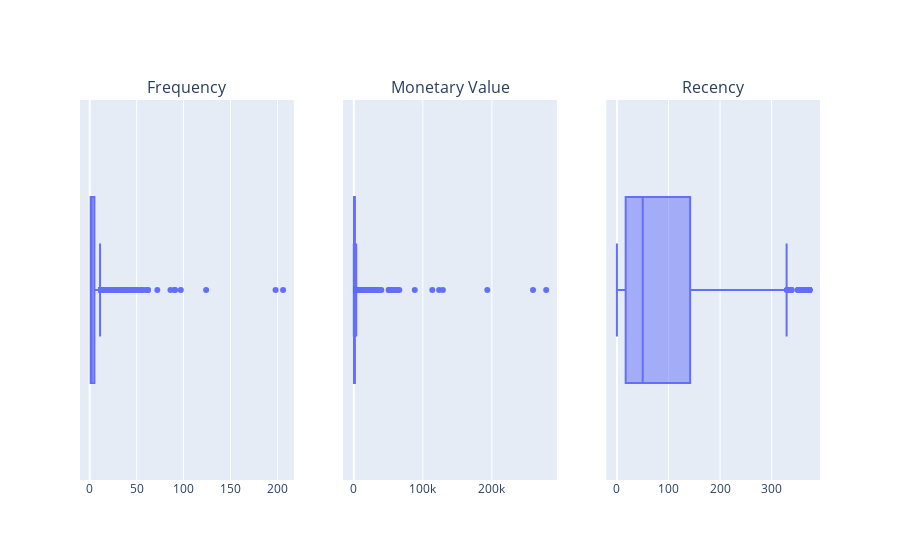

Write notebook code for a chart like this one.
### Markdown cell above
Теперь давайте взглянем на коробчатые диаграммы для каждого из признаков:

### Code cell
boxes = [px.box(rfm_table, x=column) for column in rfm_table.columns]
fig = make_subplots(
    rows=1, cols=3, 
    subplot_titles=(
        "Frequency","Monetary Value", "Recency"
    )
)

for i, box in enumerate(boxes):
    fig.add_trace(boxes[i]['data'][0], row=1, col=i+1)

fig.update_layout(showlegend=True)
fig.write_html('plotly/boxplot_1.html')
fig.show()

### Figure 1 — Plotly figure (JSON) as saved in the notebook; plotly's stock layout.template omitted (floating-point values rounded to 4 significant figures; data arrays with more than 128 entries replaced by an {"elided": "..."} marker saying what was removed)
{"data": [{"alignmentgroup": "True", "hovertemplate": "Frequency=%{x}<extra></extra>", "legendgroup": "", "marker": {"color": "#636efa"}, "name": "", "notched": false, "offsetgroup": "", "orientation": "h", "showlegend": false, "type": "box", "x": {"elided": "4334 int values"}, "x0": " ", "xaxis": "x", "y0": " ", "yaxis": "y"}, {"alignmentgroup": "True", "hovertemplate": "Monetary Value=%{x}<extra></extra>", "legendgroup": "", "marker": {"color": "#636efa"}, "name": "", "notched": false, "offsetgroup": "", "orientation": "h", "showlegend": false, "type": "box", "x": {"elided": "4334 float values"}, "x0": " ", "xaxis": "x2", "y0": " ", "yaxis": "y2"}, {"alignmentgroup": "True", "hovertemplate": "Recency=%{x}<extra></extra>", "legendgroup": "", "marker": {"color": "#636efa"}, "name": "", "notched": false, "offsetgroup": "", "orientation": "h", "showlegend": false, "type": "box", "x": {"elided": "4334 int values"}, "x0": " ", "xaxis": "x3", "y0": " ", "yaxis": "y3"}], "layout": {"annotations": [{"font": {"size": 16}, "showarrow": false, "text": "Frequency", "x": 0.1444, "xanchor": "center", "xref": "paper", "y": 1, "yanchor": "bottom", "yref": "paper"}, {"font": {"size": 16}, "showarrow": false, "text": "Monetary Value", "x": 0.5, "xanchor": "center", "xref": "paper", "y": 1, "yanchor": "bottom", "yref": "paper"}, {"font": {"size": 16}, "showarrow": false, "text": "Recency", "x": 0.8556, "xanchor": "center", "xref": "paper", "y": 1, "yanchor": "bottom", "yref": "paper"}], "showlegend": true, "xaxis": {"anchor": "y", "domain": [0, 0.2889]}, "xaxis2": {"anchor": "y2", "domain": [0.3556, 0.6444]}, "xaxis3": {"anchor": "y3", "domain": [0.7111, 1]}, "yaxis": {"anchor": "x", "domain": [0, 1]}, "yaxis2": {"anchor": "x2", "domain": [0, 1]}, "yaxis3": {"anchor": "x3", "domain": [0, 1]}}}
